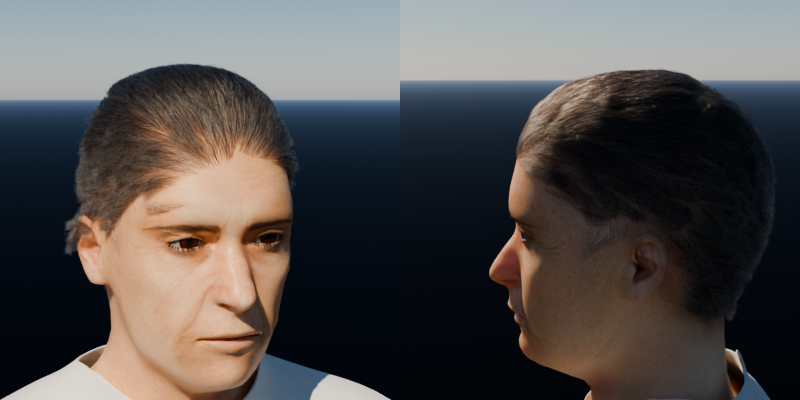

Generate this figure with Python:
"""Run 011: a short, combed-back, salt-and-pepper haircut from guides plus children.

Usage: python runs/011-hair/hair.py [width height samples]   (renders front and side views)
Environment: GUIDES, CHILDREN, CLUMP, FRIZZ to try settings; OUT for the output file.
"""
import json
import os
import sys
import time

import bpy
import numpy as np
from PIL import Image

HERE = os.path.dirname(os.path.abspath(__file__))
sys.path.insert(0, os.path.dirname(os.path.dirname(HERE)))
from recipes import accessories, camera, color, garments, haircut, human, materials, render, stage, world  # noqa: E402

W, H, SAMPLES = (int(a) for a in sys.argv[1:4]) if len(sys.argv) > 3 else (400, 400, 32)
SLIDERS = dict(gender=1.0, age=0.7, muscle=0.6, weight=0.5, height=0.5, caucasian=1, african=0, asian=0)
env = lambda k, d: type(d)(os.environ.get(k, d))

scene = stage.new_scene()
base_verts = human.morphed_base(**SLIDERS)
pilot = human.build_human(scene, name="Pilot", skin="old_caucasian_male", hair=None, eyes="brown",
                          outfit=(garments.top(name="shirt", sleeve=0.4, collar=1.0, hem=0.0, ease=0.004,
                                               material=materials.fabric((0.8, 0.8, 0.78), on="garment")),),
                          **SLIDERS)
body = pilot          # no pose: the body object is the root
materials.soften_skin(body.data.materials[0])
obj, info = haircut.haircut(scene, base_verts, guides=env("GUIDES", 400), children=env("CHILDREN", 60000),
                            clump=env("CLUMP", 0.55), frizz=env("FRIZZ", 0.0016), parent=pilot)
print("HAIR " + json.dumps(info))

lm = accessories.face_landmarks(base_verts)
world.sky_world(scene, sun_elevation_deg=40.0, sun_rotation_deg=220.0, strength=0.035)
scene.cycles_curves.shape = "THICK"
color.set_view(scene, "AgX", look="Medium High Contrast")
render.cycles_cpu(scene, width=W, height=H, samples=SAMPLES)
aim = stage.empty_at(scene, "Aim", (0.0, lm["front_y"] + 0.09, lm["eye_z"] + 0.02))
tiles = []
started = time.time()
for label, eye in (("front", (-0.25, -0.75, lm["eye_z"] + 0.10)), ("side", (0.75, -0.05, lm["eye_z"] + 0.12))):
    for o in [o for o in scene.objects if o.type == "CAMERA"]:
        bpy.data.objects.remove(o, do_unlink=True)
    camera.camera_at(scene, eye, aim, lens=85.0)
    path = os.path.join(HERE, f"hair_{label}.png")
    render.render_to(scene, path)
    tiles.append(Image.open(path).convert("RGB"))
sheet = Image.new("RGB", (W * 2, H))
for i, t in enumerate(tiles):
    sheet.paste(t, (W * i, 0))
out = os.environ.get("OUT") or os.path.join(HERE, "hair.png")
sheet.save(out)
print("STATS " + json.dumps({"render_seconds": round(time.time() - started), **info}))
